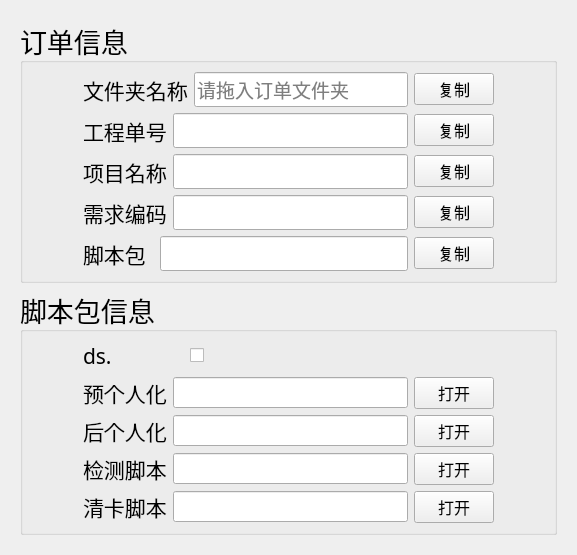
      <widget class="QWidget" name="tab">
       <attribute name="title">
        <string>信息</string>
       </attribute>
       <layout class="QHBoxLayout" name="horizontalLayout">
        <item>
         <widget class="QWidget" name="add_dir_widget" native="true">
          <layout class="QVBoxLayout" name="verticalLayout_3">
           <item>
            <widget class="QGroupBox" name="groupBox_2">
             <property name="font">
              <font>
               <family>微软雅黑</family>
               <pointsize>20</pointsize>
              </font>
             </property>
             <property name="title">
              <string>订单信息</string>
             </property>
             <layout class="QHBoxLayout" name="horizontalLayout_25" stretch="1,8,1">
              <item>
               <spacer name="horizontalSpacer">
                <property name="orientation">
                 <enum>Qt::Horizontal</enum>
                </property>
                <property name="sizeHint" stdset="0">
                 <size>
                  <width>70</width>
                  <height>20</height>
                 </size>
                </property>
               </spacer>
              </item>
              <item>
               <layout class="QVBoxLayout" name="verticalLayout">
                <item>
                 <layout class="QHBoxLayout" name="horizontalLayout_2" stretch="2,7,1">
                  <item>
                   <widget class="QLabel" name="dir_name">
                    <property name="font">
                     <font>
                      <family>微软雅黑</family>
                      <pointsize>16</pointsize>
                     </font>
                    </property>
                    <property name="text">
                     <string>文件夹名称</string>
                    </property>
                   </widget>
                  </item>
                  <item>
                   <widget class="QLineEdit" name="dir_name_line">
                    <property name="enabled">
                     <bool>true</bool>
                    </property>
                    <property name="font">
                     <font>
                      <family>微软雅黑</family>
                      <pointsize>14</pointsize>
                     </font>
                    </property>
                    <property name="acceptDrops">
                     <bool>true</bool>
                    </property>
                    <property name="inputMask">
                     <string/>
                    </property>
                    <property name="readOnly">
                     <bool>true</bool>
                    </property>
                    <property name="placeholderText">
                     <string>请拖入订单文件夹</string>
                    </property>
                   </widget>
                  </item>
                  <item>
                   <widget class="QPushButton" name="dir_name_btn">
                    <property name="font">
                     <font>
                      <family>微软雅黑</family>
                      <pointsize>12</pointsize>
                     </font>
                    </property>
                    <property name="text">
                     <string>复制</string>
                    </property>
                   </widget>
                  </item>
                 </layout>
                </item>
                <item>
                 <layout class="QHBoxLayout" name="horizontalLayout_3" stretch="2,7,1">
                  <item>
                   <widget class="QLabel" name="order_id">
                    <property name="font">
                     <font>
                      <family>微软雅黑</family>
                      <pointsize>16</pointsize>
                     </font>
                    </property>
                    <property name="text">
                     <string>工程单号</string>
                    </property>
                   </widget>
                  </item>
                  <item>
                   <widget class="QLineEdit" name="order_id_line">
                    <property name="enabled">
                     <bool>true</bool>
                    </property>
                    <property name="font">
                     <font>
                      <family>微软雅黑</family>
                      <pointsize>14</pointsize>
                     </font>
                    </property>
                    <property name="readOnly">
                     <bool>true</bool>
                    </property>
                   </widget>
                  </item>
                  <item>
                   <widget class="QPushButton" name="order_id_btn">
                    <property name="font">
                     <font>
                      <family>微软雅黑</family>
                      <pointsize>12</pointsize>
                     </font>
                    </property>
                    <property name="text">
                     <string>复制</string>
                    </property>
                   </widget>
                  </item>
                 </layout>
                </item>
                <item>
                 <layout class="QHBoxLayout" name="horizontalLayout_4" stretch="2,7,1">
                  <item>
                   <widget class="QLabel" name="project_name">
                    <property name="font">
                     <font>
                      <family>微软雅黑</family>
                      <pointsize>16</pointsize>
                     </font>
                    </property>
                    <property name="text">
                     <string>项目名称</string>
                    </property>
                   </widget>
                  </item>
                  <item>
                   <widget class="QLineEdit" name="project_name_line">
                    <property name="enabled">
                     <bool>true</bool>
                    </property>
                    <property name="font">
                     <font>
                      <family>微软雅黑</family>
                      <pointsize>14</pointsize>
                     </font>
                    </property>
                    <property name="readOnly">
                     <bool>true</bool>
                    </property>
                   </widget>
                  </item>
                  <item>
                   <widget class="QPushButton" name="project_name_btn">
                    <property name="font">
                     <font>
                      <family>微软雅黑</family>
                      <pointsize>12</pointsize>
                     </font>
                    </property>
                    <property name="text">
                     <string>复制</string>
                    </property>
                   </widget>
                  </item>
                 </layout>
                </item>
                <item>
                 <layout class="QHBoxLayout" name="horizontalLayout_5" stretch="2,7,1">
                  <item>
                   <widget class="QLabel" name="rf_code">
                    <property name="font">
                     <font>
                      <family>微软雅黑</family>
                      <pointsize>16</pointsize>
                     </font>
                    </property>
                    <property name="text">
                     <string>需求编码</string>
                    </property>
                   </widget>
                  </item>
                  <item>
                   <widget class="QLineEdit" name="rf_code_line">
                    <property name="enabled">
                     <bool>true</bool>
                    </property>
                    <property name="font">
                     <font>
                      <family>微软雅黑</family>
                      <pointsize>14</pointsize>
                     </font>
                    </property>
                    <property name="readOnly">
                     <bool>true</bool>
                    </property>
                   </widget>
                  </item>
                  <item>
                   <widget class="QPushButton" name="rf_code_btn">
                    <property name="font">
                     <font>
                      <family>微软雅黑</family>
                      <pointsize>12</pointsize>
                     </font>
                    </property>
                    <property name="text">
                     <string>复制</string>
                    </property>
                   </widget>
                  </item>
                 </layout>
                </item>
                <item>
                 <layout class="QHBoxLayout" name="horizontalLayout_6" stretch="2,7,1">
                  <item>
                   <widget class="QLabel" name="script_package">
                    <property name="font">
                     <font>
                      <family>微软雅黑</family>
                      <pointsize>16</pointsize>
                     </font>
                    </property>
                    <property name="text">
                     <string>脚本包</string>
                    </property>
                   </widget>
                  </item>
                  <item>
                   <widget class="QLineEdit" name="script_package_line">
                    <property name="enabled">
                     <bool>true</bool>
                    </property>
                    <property name="font">
                     <font>
                      <family>微软雅黑</family>
                      <pointsize>14</pointsize>
                     </font>
                    </property>
                    <property name="readOnly">
                     <bool>true</bool>
                    </property>
                   </widget>
                  </item>
                  <item>
                   <widget class="QPushButton" name="script_package_btn">
                    <property name="font">
                     <font>
                      <family>微软雅黑</family>
                      <pointsize>12</pointsize>
                     </font>
                    </property>
                    <property name="text">
                     <string>复制</string>
                    </property>
                   </widget>
                  </item>
                 </layout>
                </item>
               </layout>
              </item>
              <item>
               <spacer name="horizontalSpacer_2">
                <property name="orientation">
                 <enum>Qt::Horizontal</enum>
                </property>
                <property name="sizeHint" stdset="0">
                 <size>
                  <width>70</width>
                  <height>20</height>
                 </size>
                </property>
               </spacer>
              </item>
             </layout>
            </widget>
           </item>
           <item>
            <widget class="QGroupBox" name="groupBox_3">
             <property name="enabled">
              <bool>true</bool>
             </property>
             <property name="font">
              <font>
               <family>微软雅黑</family>
               <pointsize>20</pointsize>
              </font>
             </property>
             <property name="title">
              <string>脚本包信息</string>
             </property>
             <layout class="QHBoxLayout" name="horizontalLayout_27" stretch="1,8,1">
              <item>
               <spacer name="horizontalSpacer_3">
                <property name="orientation">
                 <enum>Qt::Horizontal</enum>
                </property>
                <property name="sizeHint" stdset="0">
                 <size>
                  <width>40</width>
                  <height>20</height>
                 </size>
                </property>
               </spacer>
              </item>
              <item>
               <layout class="QVBoxLayout" name="verticalLayout_2">
                <item>
                 <layout class="QHBoxLayout" name="horizontalLayout_24" stretch="1,3">
                  <item>
                   <widget class="QLabel" name="pin1_7">
                    <property name="font">
                     <font>
                      <family>微软雅黑</family>
                      <pointsize>16</pointsize>
                     </font>
                    </property>
                    <property name="text">
                     <string>ds.</string>
                    </property>
                   </widget>
                  </item>
                  <item>
                   <widget class="QCheckBox" name="ds_check_box">
                    <property name="enabled">
                     <bool>true</bool>
                    </property>
                    <property name="text">
                     <string/>
                    </property>
                    <property name="iconSize">
                     <size>
                      <width>32</width>
                      <height>32</height>
                     </size>
                    </property>
                    <property name="checkable">
                     <bool>true</bool>
                    </property>
                    <property name="checked">
                     <bool>false</bool>
                    </property>
                   </widget>
                  </item>
                 </layout>
                </item>
                <item>
                 <layout class="QHBoxLayout" name="horizontalLayout_7">
                  <item>
                   <widget class="QLabel" name="pin1_3">
                    <property name="font">
                     <font>
                      <family>微软雅黑</family>
                      <pointsize>16</pointsize>
                     </font>
                    </property>
                    <property name="text">
                     <string>预个人化</string>
                    </property>
                   </widget>
                  </item>
                  <item>
                   <widget class="QLineEdit" name="person_script_line">
                    <property name="enabled">
                     <bool>true</bool>
                    </property>
                    <property name="font">
                     <font>
                      <family>微软雅黑</family>
                      <pointsize>12</pointsize>
                     </font>
                    </property>
                    <property name="text">
                     <string/>
                    </property>
                    <property name="readOnly">
                     <bool>true</bool>
                    </property>
                   </widget>
                  </item>
                  <item>
                   <widget class="QPushButton" name="open_personal_btn">
                    <property name="font">
                     <font>
                      <family>微软雅黑</family>
                      <pointsize>12</pointsize>
                     </font>
                    </property>
                    <property name="text">
                     <string>打开</string>
                    </property>
                   </widget>
                  </item>
                 </layout>
                </item>
                <item>
                 <layout class="QHBoxLayout" name="horizontalLayout_8">
                  <item>
                   <widget class="QLabel" name="pin1_4">
                    <property name="font">
                     <font>
                      <family>微软雅黑</family>
                      <pointsize>16</pointsize>
                     </font>
                    </property>
                    <property name="text">
                     <string>后个人化</string>
                    </property>
                   </widget>
                  </item>
                  <item>
                   <widget class="QLineEdit" name="post_person_script_line">
                    <property name="enabled">
                     <bool>true</bool>
                    </property>
                    <property name="font">
                     <font>
                      <family>微软雅黑</family>
                      <pointsize>12</pointsize>
                     </font>
                    </property>
                    <property name="text">
                     <string/>
                    </property>
                    <property name="readOnly">
                     <bool>true</bool>
                    </property>
                   </widget>
                  </item>
                  <item>
                   <widget class="QPushButton" name="open_postpersonal_btn">
                    <property name="font">
                     <font>
                      <family>微软雅黑</family>
                      <pointsize>12</pointsize>
                     </font>
                    </property>
                    <property name="text">
                     <string>打开</string>
                    </property>
                   </widget>
                  </item>
                 </layout>
                </item>
                <item>
                 <layout class="QHBoxLayout" name="horizontalLayout_9">
                  <item>
                   <widget class="QLabel" name="pin1_5">
                    <property name="font">
                     <font>
                      <family>微软雅黑</family>
                      <pointsize>16</pointsize>
                     </font>
                    </property>
                    <property name="text">
                     <string>检测脚本</string>
                    </property>
                   </widget>
                  </item>
                  <item>
                   <widget class="QLineEdit" name="check_script_line">
                    <property name="enabled">
                     <bool>true</bool>
                    </property>
                    <property name="font">
                     <font>
                      <family>微软雅黑</family>
                      <pointsize>12</pointsize>
                     </font>
                    </property>
                    <property name="text">
                     <string/>
                    </property>
                    <property name="readOnly">
                     <bool>true</bool>
                    </property>
                   </widget>
                  </item>
                  <item>
                   <widget class="QPushButton" name="open_check_btn">
                    <property name="font">
                     <font>
                      <family>微软雅黑</family>
                      <pointsize>12</pointsize>
                     </font>
                    </property>
                    <property name="text">
                     <string>打开</string>
                    </property>
                   </widget>
                  </item>
                 </layout>
                </item>
                <item>
                 <layout class="QHBoxLayout" name="horizontalLayout_10">
                  <item>
                   <widget class="QLabel" name="pin1_6">
                    <property name="font">
                     <font>
                      <family>微软雅黑</family>
                      <pointsize>16</pointsize>
                     </font>
                    </property>
                    <property name="text">
                     <string>清卡脚本</string>
                    </property>
                   </widget>
                  </item>
                  <item>
                   <widget class="QLineEdit" name="clear_script_line">
                    <property name="enabled">
                     <bool>true</bool>
                    </property>
                    <property name="font">
                     <font>
                      <family>微软雅黑</family>
                      <pointsize>12</pointsize>
                     </font>
                    </property>
                    <property name="text">
                     <string/>
                    </property>
                    <property name="readOnly">
                     <bool>true</bool>
                    </property>
                   </widget>
                  </item>
                  <item>
                   <widget class="QPushButton" name="open_clear_btn">
                    <property name="font">
                     <font>
                      <family>微软雅黑</family>
                      <pointsize>12</pointsize>
                     </font>
                    </property>
                    <property name="text">
                     <string>打开</string>
                    </property>
                   </widget>
                  </item>
                 </layout>
                </item>
               </layout>
              </item>
              <item>
               <spacer name="horizontalSpacer_4">
                <property name="orientation">
                 <enum>Qt::Horizontal</enum>
                </property>
                <property name="sizeHint" stdset="0">
                 <size>
                  <width>40</width>
                  <height>20</height>
                 </size>
                </property>
               </spacer>
              </item>
             </layout>
            </widget>
           </item>
          </layout>
         </widget>
        </item>
       </layout>
      </widget>
